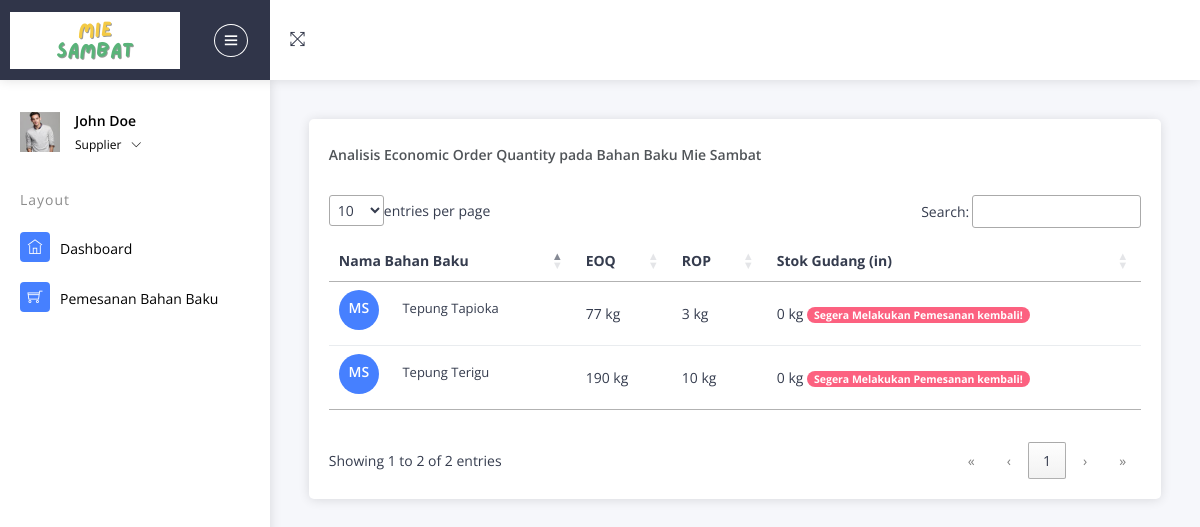
/index.php/Supplier/cDashboard (signed in), run on an earlier commit of the app's database.
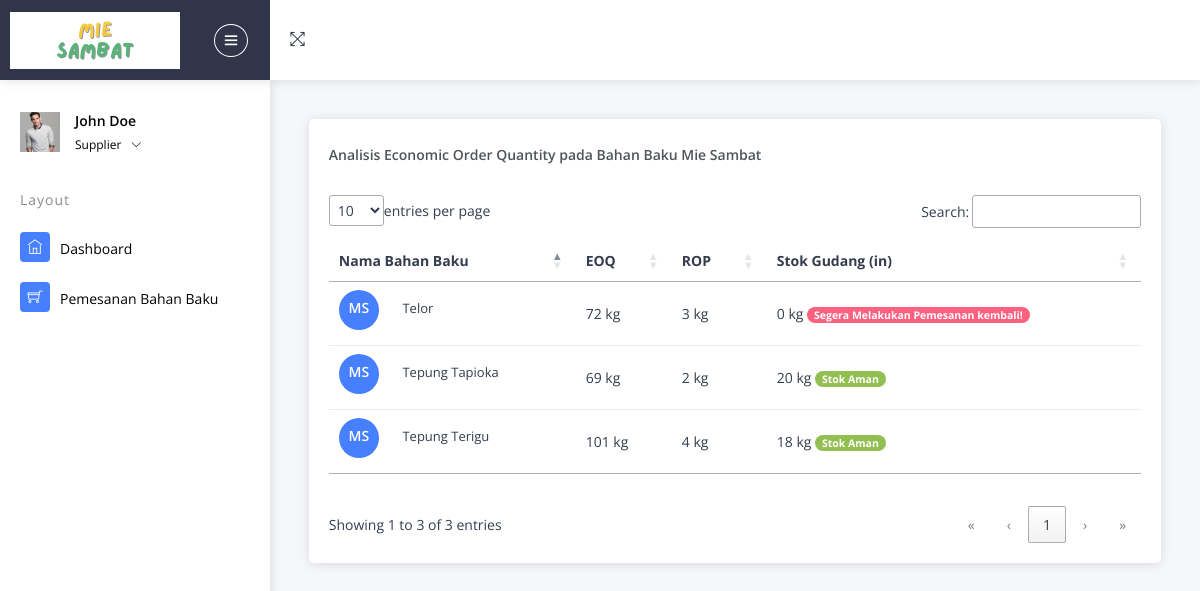
And on a later commit of the database.
### tables this page shows
CREATE TABLE `barang` (
  `id_barang` int(11) NOT NULL,
  `id_kategori` int(11) NOT NULL,
  `nama_barang` varchar(125) NOT NULL,
  `keterangan` varchar(20) NOT NULL,
  `harga_supplier` varchar(20) NOT NULL,
  `gambar` text NOT NULL,
  `stok_min` int(11) NOT NULL,
  `eoq_in` int(11) NOT NULL,
  `stok_gudang` int(11) NOT NULL
);

### application/controllers/Supplier/cDashboard.php (called while the page is built, shortened)
<?php
class cDashboard extends CI_Controller
{
	public function index()
	{
		$this->load->view('Supplier/Layouts/head');
		$this->load->view('Supplier/Layouts/sidebar');
		$this->load->view('Supplier/vDashboard');
		$this->load->view('Supplier/Layouts/footer');
	}
}

### index.php (called while the page is built, shortened)
<?php
require_once BASEPATH.'core/CodeIgniter.php';

### application/views/Supplier/vDashboard.php (the view, shortened to what this page needs)
<div class="pcoded-content">
	<div class="pcoded-inner-content">
		<div class="main-body">
			<div class="page-wrapper">
				<div class="page-body">
					<div class="row">
						<div class="col-md-12 col-xl-12">
							<div class="card project-task">
								<div class="card-header">
									<div class="card-header-left ">
										<h5>Analisis Economic Order Quantity pada Bahan Baku Mie Sambat</h5>
									</div>
									<div class="card-header-right">
										<ul class="list-unstyled card-option">
											<li><i class="icofont icofont-simple-left "></i></li>
										</ul>
									</div>
								</div>
								<div class="card-block p-b-10">
									<div class="table-responsive">
										<table class="table table-hover" id="belum_bayar">
											<thead>
												<tr>
													<th>Nama Bahan Baku</th>
													<th>EOQ</th>
													<th>ROP</th>
													<th>Stok Gudang (in)</th>
												</tr>
											</thead>
											<tbody>
												<?php
												$bb = $this->db->query("SELECT * FROM `barang` JOIN kategori ON barang.id_kategori=kategori.id_kategori WHERE eoq_in != '0'")->result();
												foreach ($bb as $key => $value) {
												?>
													<tr>
														<td>
															<div class="task-contain">
																<h6 class="bg-c-blue d-inline-block text-center">MS</h6>
																<p class="d-inline-block m-l-20"><?= $value->nama_barang ?></p>
															</div>
														</td>
														<td><?= $value->eoq_in ?> <?= $value->keterangan ?></td>
														<td><?= $value->stok_min ?> <?= $value->keterangan ?></td>
														<td><?= $value->stok_gudang ?> <?= $value->keterangan ?> <?php if ($value->stok_gudang >= $value->stok_min) {
																													?>
																<span class="badge badge-success">Stok Aman</span>
															<?php
																													} else {
															?>
																<span class="badge badge-danger">Segera Melakukan Pemesanan kembali!</span>
															<?php
																													} ?>
														</td>
													</tr>
												<?php
												}
												?>
											</tbody>
										</table>
									</div>
								</div>
							</div>
						</div>
					</div>
				</div>
			</div>
		</div>
	</div>
</div>
</div>
</div>
</div>
</div>

### application/views/Supplier/Layouts/head.php (shortened to what this page needs)
<!DOCTYPE html>
<html lang="en">
<head>
	<link rel="stylesheet" type="text/css" href="<?= base_url('asset/guruable-master/') ?>assets/css/bootstrap/css/bootstrap.min.css">
	<link rel="stylesheet" type="text/css" href="<?= base_url('asset/guruable-master/') ?>assets/icon/themify-icons/themify-icons.css">
	<link rel="stylesheet" type="text/css" href="<?= base_url('asset/guruable-master/') ?>assets/icon/icofont/css/icofont.css">
	<link rel="stylesheet" type="text/css" href="<?= base_url('asset/guruable-master/') ?>assets/css/style.css">
	<link rel="stylesheet" type="text/css" href="<?= base_url('asset/guruable-master/') ?>assets/css/jquery.mCustomScrollbar.css">
</head>
<body>

### application/views/Supplier/Layouts/sidebar.php (shortened to what this page needs)
<div id="pcoded" class="pcoded">
	<div class="pcoded-container navbar-wrapper">
		<nav class="navbar header-navbar pcoded-header">
			<div class="navbar-wrapper">
				<div class="navbar-logo">
					<a class="mobile-menu" id="mobile-collapse" href="#!">
						<i class="ti-menu"></i>
					</a>
					<a href="index.html">
						<img class="img-fluid" src="<?= base_url('asset/guruable-master/') ?>assets/images/Mie.png" alt="Theme-Logo" />
					</a>
				</div>
				<div class="navbar-container container-fluid">
					<ul class="nav-left">
						<li>
							<a href="#!" onclick="javascript:toggleFullScreen()">
								<i class="ti-fullscreen"></i>
							</a>
						</li>
					</ul>
				</div>
			</div>
		</nav>
		<div class="pcoded-main-container">
			<div class="pcoded-wrapper">
				<nav class="pcoded-navbar">
					<div class="pcoded-inner-navbar main-menu">
						<div class="">
							<div class="main-menu-header">
								<img class="img-40 img-radius" src="<?= base_url('asset/guruable-master/') ?>assets/images/avatar-4.jpg" alt="User-Profile-Image">
								<div class="user-details">
									<span>John Doe</span>
									<span id="more-details">Supplier<i class="ti-angle-down"></i></span>
								</div>
							</div>
						</div>
						<div class="pcoded-navigatio-lavel" data-i18n="nav.category.navigation">Layout</div>
						<ul class="pcoded-item pcoded-left-item">
							<li>
								<a href="<?= base_url('Supplier/cDashboard') ?>">
									<span class="pcoded-micon"><i class="ti-home"></i><b>D</b></span>
									<span class="pcoded-mtext" data-i18n="nav.dash.main">Dashboard</span>
								</a>
							</li>
						</ul>
						<ul class="pcoded-item pcoded-left-item">
							<li>
								<a href="<?= base_url('Supplier/cPemesanan') ?>">
									<span class="pcoded-micon"><i class="ti-shopping-cart"></i><b>FC</b></span>
									<span class="pcoded-mtext" data-i18n="nav.form-components.main">Pemesanan Bahan Baku</span>
								</a>
							</li>
						</ul>
					</div>
				</nav>

### application/views/Supplier/Layouts/footer.php (shortened to what this page needs)
<link href="<?= base_url('asset/') ?>/datatables.min.css" rel="stylesheet">
</body>
</html>

What changed in the data, as far as the page shows it:
changed barang "Tepung Terigu": eoq_in "190" → "101"; stok_min "10" → "4"; stok_gudang "0" → "18"; stok_gudang "Segera Melakukan Pemesanan kembali!" → "Stok Aman"
changed barang "Tepung Tapioka": eoq_in "77" → "69"; stok_min "3" → "2"; stok_gudang "0" → "20"; stok_gudang "Segera Melakukan Pemesanan kembali!" → "Stok Aman"
now on this page (row edited): barang: nama_barang "Telor", eoq_in "72", keterangan "kg", stok_min "3", stok_gudang "0", shows "Segera Melakukan Pemesanan kembali!"
Also different on the page:
text written by a page script: "entries per page Search: Showing 1 to 2 of 2 entries « ‹ 1 › »" → "entries per page Search: Showing 1 to 3 of 3 entries « ‹ 1 › »"
